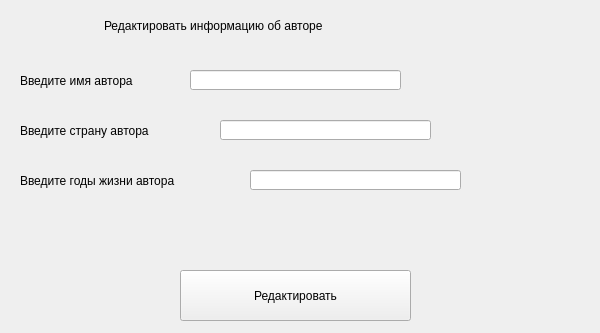
<?xml version="1.0" encoding="UTF-8"?>
<ui version="4.0">
 <class>MainWindow</class>
 <widget class="QMainWindow" name="MainWindow">
  <property name="geometry">
   <rect>
    <x>0</x>
    <y>0</y>
    <width>600</width>
    <height>333</height>
   </rect>
  </property>
  <property name="minimumSize">
   <size>
    <width>600</width>
    <height>333</height>
   </size>
  </property>
  <property name="maximumSize">
   <size>
    <width>600</width>
    <height>333</height>
   </size>
  </property>
  <property name="windowTitle">
   <string>MainWindow</string>
  </property>
  <widget class="QWidget" name="centralwidget">
   <widget class="QLabel" name="label">
    <property name="geometry">
     <rect>
      <x>104</x>
      <y>0</y>
      <width>391</width>
      <height>51</height>
     </rect>
    </property>
    <property name="styleSheet">
     <string notr="true">font: 75 16pt &quot;MS Shell Dlg 2&quot;;</string>
    </property>
    <property name="text">
     <string>Редактировать информацию об авторе</string>
    </property>
   </widget>
   <widget class="QPushButton" name="pushButton">
    <property name="geometry">
     <rect>
      <x>180</x>
      <y>270</y>
      <width>231</width>
      <height>51</height>
     </rect>
    </property>
    <property name="styleSheet">
     <string notr="true">font: 75 14pt &quot;MS Shell Dlg 2&quot;;</string>
    </property>
    <property name="text">
     <string>Редактировать</string>
    </property>
   </widget>
   <widget class="QLabel" name="label_2">
    <property name="geometry">
     <rect>
      <x>20</x>
      <y>70</y>
      <width>161</width>
      <height>21</height>
     </rect>
    </property>
    <property name="styleSheet">
     <string notr="true">font: 12pt &quot;MS Shell Dlg 2&quot;;</string>
    </property>
    <property name="text">
     <string>Введите имя автора</string>
    </property>
   </widget>
   <widget class="QLineEdit" name="lineEdit">
    <property name="geometry">
     <rect>
      <x>190</x>
      <y>70</y>
      <width>211</width>
      <height>20</height>
     </rect>
    </property>
   </widget>
   <widget class="QLabel" name="label_3">
    <property name="geometry">
     <rect>
      <x>20</x>
      <y>120</y>
      <width>181</width>
      <height>21</height>
     </rect>
    </property>
    <property name="styleSheet">
     <string notr="true">font: 12pt &quot;MS Shell Dlg 2&quot;;</string>
    </property>
    <property name="text">
     <string>Введите страну автора</string>
    </property>
   </widget>
   <widget class="QLineEdit" name="lineEdit_2">
    <property name="geometry">
     <rect>
      <x>220</x>
      <y>120</y>
      <width>211</width>
      <height>20</height>
     </rect>
    </property>
   </widget>
   <widget class="QLabel" name="label_4">
    <property name="geometry">
     <rect>
      <x>20</x>
      <y>170</y>
      <width>211</width>
      <height>21</height>
     </rect>
    </property>
    <property name="styleSheet">
     <string notr="true">font: 12pt &quot;MS Shell Dlg 2&quot;;</string>
    </property>
    <property name="text">
     <string>Введите годы жизни автора</string>
    </property>
   </widget>
   <widget class="QLineEdit" name="lineEdit_3">
    <property name="geometry">
     <rect>
      <x>250</x>
      <y>170</y>
      <width>211</width>
      <height>20</height>
     </rect>
    </property>
   </widget>
  </widget>
 </widget>
 <resources/>
 <connections/>
</ui>
